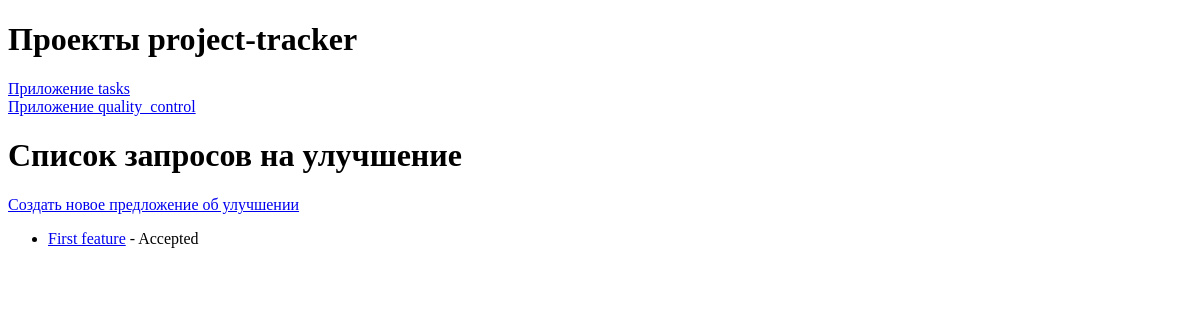
Page /quality_сontrol/features/ on the earlier database version.
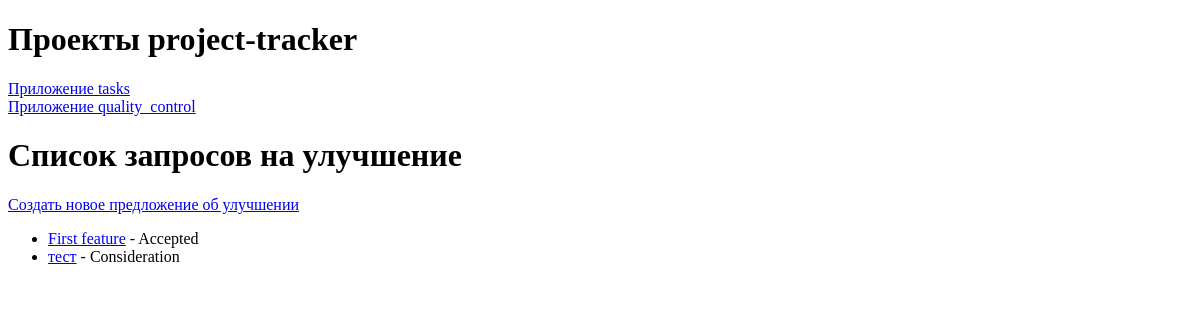
Same page on the later database version.
### quality_control/models.py (models this page shows)
class FeatureRequest(models.Model):
    STATUS_CHOICES = [
        ('Consideration', 'Рассмотрение'),
        ('Accepted', 'Принято'),
        ('Rejected', 'Отклонено')
    ]
    title = models.CharField(max_length=100)
    description = models.TextField()
    project = models.ForeignKey(
        Project,
        related_name='feature_request',
        on_delete=models.CASCADE
    )
    task = models.ForeignKey(
        Task,
        related_name="feature_request",
        on_delete=models.SET_NULL,
        null=True,
        blank=True
    )
    status = models.CharField(
        max_length=50,
        choices=STATUS_CHOICES,
        default='Consideration'
    )
    priority = models.PositiveIntegerField(
        validators=[MaxValueValidator(5)]
    )
    created_at = models.DateTimeField(auto_now_add=True)
    update_at = models.DateTimeField(auto_now=True)

### quality_control/views.py (called while the page is built)
def feature_list(request):
    features = FeatureRequest.objects.all()
    return render(request, 'quality_control/feature_list.html', {'feature_list': features})

### quality_control/templates/quality_control/feature_list.html
<!DOCTYPE html>
<html lang="en">
{% extends 'base/base.html' %}
{% block content %}
<h1>Список запросов на улучшение</h1>
<p><a href="{% url 'quality_control:create_feature' %}">Создать новое предложение об улучшении</a></p>
<ul>
    {% for feature in feature_list %}
    <li><a href="{% url 'quality_control:feature_id_detail' feature.id %}">{{ feature.title }}</a> - {{ feature.status }}</li>
    {% endfor %}
</ul>
{% endblock %}

Differences in the rows shown:
added FeatureRequest: title "тест", status "Consideration"
